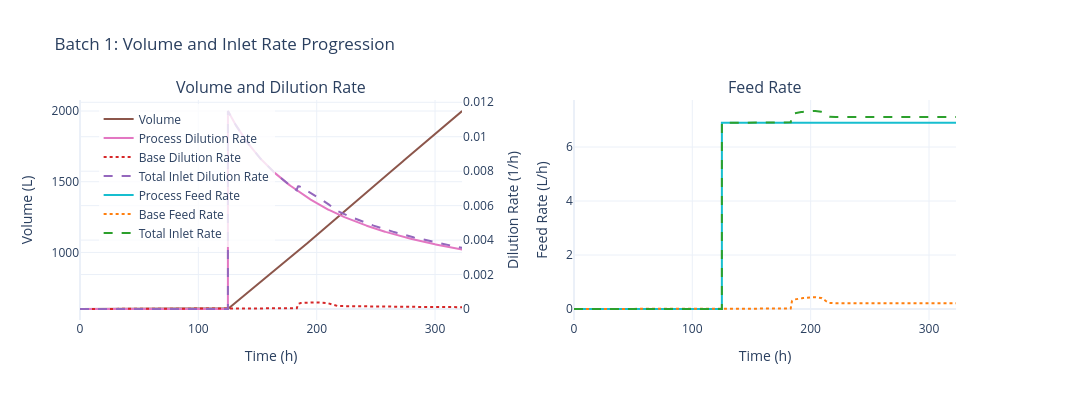

Here is the notebook cell this chart was saved with:
### Code cell
# Volume & feed / dilution rate
fig = data.plot_volume_feed(batch_number=BATCH_NUMBER)
fig.show()

### Figure 1 — Plotly figure (JSON) as saved in the notebook; plotly's stock layout.template omitted (floating-point values rounded to 4 significant figures; data arrays with more than 128 entries replaced by an {"elided": "..."} marker saying what was removed)
{"data": [{"hovertemplate": "Time: %{x:.1f} h<br>Volume: %{y:.2f} L<extra></extra>", "line": {"color": "#8c564b", "width": 2}, "mode": "lines", "name": "Volume", "type": "scatter", "x": {"elided": "1435 float values"}, "xaxis": "x", "y": {"elided": "1435 float values"}, "yaxis": "y"}, {"hovertemplate": "Time: %{x:.1f} h<br>D_process: %{y:.4f} 1/h<extra></extra>", "line": {"color": "#e377c2", "width": 2}, "mode": "lines", "name": "Process Dilution Rate", "type": "scatter", "x": {"elided": "1435 float values"}, "xaxis": "x", "y": {"elided": "1435 float values"}, "yaxis": "y2"}, {"hovertemplate": "Time: %{x:.1f} h<br>D_base: %{y:.4f} 1/h<extra></extra>", "line": {"color": "#d62728", "dash": "dot", "width": 2}, "mode": "lines", "name": "Base Dilution Rate", "type": "scatter", "x": {"elided": "1435 float values"}, "xaxis": "x", "y": {"elided": "1435 float values"}, "yaxis": "y2"}, {"hovertemplate": "Time: %{x:.1f} h<br>D_total: %{y:.4f} 1/h<extra></extra>", "line": {"color": "#9467bd", "dash": "dash", "width": 2}, "mode": "lines", "name": "Total Inlet Dilution Rate", "type": "scatter", "x": {"elided": "1435 float values"}, "xaxis": "x", "y": {"elided": "1435 float values"}, "yaxis": "y2"}, {"hovertemplate": "Time: %{x:.1f} h<br>F_process: %{y:.4f} L/h<extra></extra>", "line": {"color": "#17becf", "width": 2}, "mode": "lines", "name": "Process Feed Rate", "type": "scatter", "x": {"elided": "1435 float values"}, "xaxis": "x2", "y": {"elided": "1435 float values"}, "yaxis": "y3"}, {"hovertemplate": "Time: %{x:.1f} h<br>F_base: %{y:.4f} L/h<extra></extra>", "line": {"color": "#ff7f0e", "dash": "dot", "width": 2}, "mode": "lines", "name": "Base Feed Rate", "type": "scatter", "x": {"elided": "1435 float values"}, "xaxis": "x2", "y": {"elided": "1435 float values"}, "yaxis": "y3"}, {"hovertemplate": "Time: %{x:.1f} h<br>F_total: %{y:.4f} L/h<extra></extra>", "line": {"color": "#2ca02c", "dash": "dash", "width": 2}, "mode": "lines", "name": "Total Inlet Rate", "type": "scatter", "x": {"elided": "1435 float values"}, "xaxis": "x2", "y": {"elided": "1435 float values"}, "yaxis": "y3"}], "layout": {"annotations": [{"font": {"size": 16}, "showarrow": false, "text": "Volume and Dilution Rate", "x": 0.205, "xanchor": "center", "xref": "paper", "y": 1, "yanchor": "bottom", "yref": "paper"}, {"font": {"size": 16}, "showarrow": false, "text": "Feed Rate", "x": 0.735, "xanchor": "center", "xref": "paper", "y": 1, "yanchor": "bottom", "yref": "paper"}], "font": {"size": 12}, "height": 400, "legend": {"bgcolor": "rgba(255,255,255,0.8)", "x": 0.02, "y": 0.98}, "showlegend": true, "title": {"text": "Batch 1: Volume and Inlet Rate Progression"}, "width": 1400, "xaxis": {"anchor": "y", "domain": [0, 0.41], "title": {"text": "Time (h)"}}, "xaxis2": {"anchor": "y3", "domain": [0.53, 0.94], "title": {"text": "Time (h)"}}, "yaxis": {"anchor": "x", "domain": [0, 1], "title": {"text": "Volume (L)"}}, "yaxis2": {"anchor": "x", "overlaying": "y", "side": "right", "title": {"text": "Dilution Rate (1/h)"}}, "yaxis3": {"anchor": "x2", "domain": [0, 1], "title": {"text": "Feed Rate (L/h)"}}}}
